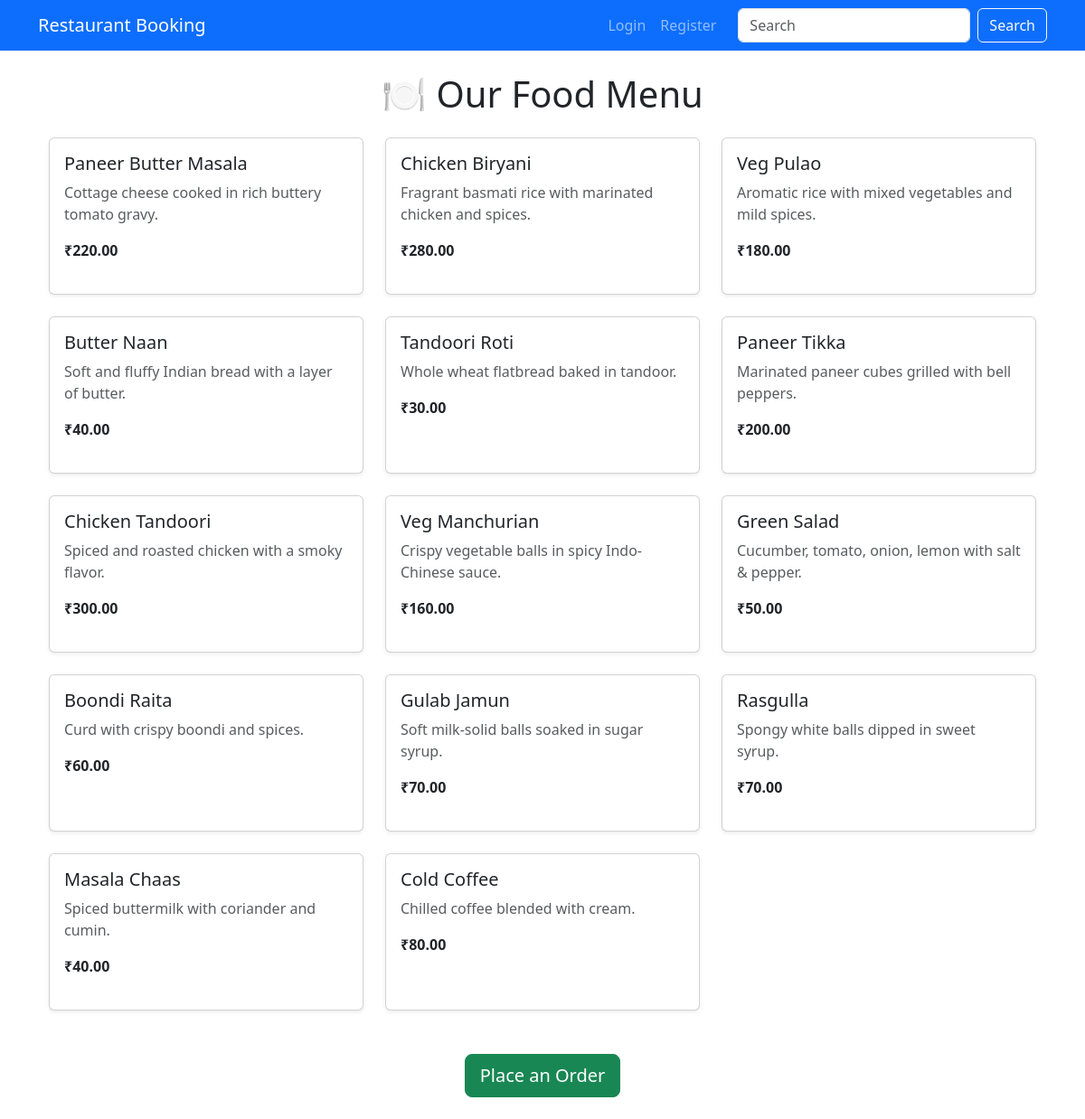
The app's page /menu/ with its own data.
### menu/models.py (models this page shows, shortened)
class FoodItem(models.Model):
    name = models.CharField(max_length=100)
    description = models.TextField(blank=True)
    price = models.DecimalField(max_digits=6, decimal_places=2)
    available = models.BooleanField(default=True)

### menu/views.py (the view)
# urls.py: path('', views.food_menu, name='food_menu'),
def food_menu(request):
    items = FoodItem.objects.filter(available=True)
    return render(request, 'menu/food_menu.html', {'items': items})

### templates/menu/food_menu.html
{% extends 'base.html' %}
{% block content %}
<div class="container">
  <h1 class="mb-4 text-center">🍽️ Our Food Menu</h1>
  <div class="row">
    {% for item in items %}
      <div class="col-md-4 mb-4">
        <div class="card h-100 shadow-sm">
          <div class="card-body">
            <h5 class="card-title">{{ item.name }}</h5>
            <p class="card-text text-muted">{{ item.description }}</p>
            <p class="card-text fw-bold">₹{{ item.price }}</p>
          </div>
        </div>
      </div>
    {% empty %}
      <p class="text-center">No food items available.</p>
    {% endfor %}
  </div>
  <div class="text-center mt-4">
    <a href="{% url 'place_order' %}" class="btn btn-success btn-lg">Place an Order</a>
  </div>
</div>
{% endblock %}

### templates/base.html (style rules this page uses)
.card { margin-bottom: 20px; }

### records on screen
FoodItem: name "Paneer Butter Masala", description "Cottage cheese cooked in rich buttery tomato gravy.", price "220.00"
FoodItem: name "Chicken Biryani", description "Fragrant basmati rice with marinated chicken and spices.", price "280.00"
FoodItem: name "Veg Pulao", description "Aromatic rice with mixed vegetables and mild spices.", price "180.00"
FoodItem: name "Butter Naan", description "Soft and fluffy Indian bread with a layer of butter.", price "40.00"
FoodItem: name "Tandoori Roti", description "Whole wheat flatbread baked in tandoor.", price "30.00"
FoodItem: name "Paneer Tikka", description "Marinated paneer cubes grilled with bell peppers.", price "200.00"
FoodItem: name "Chicken Tandoori", description "Spiced and roasted chicken with a smoky flavor.", price "300.00"
FoodItem: name "Veg Manchurian", description "Crispy vegetable balls in spicy Indo-Chinese sauce.", price "160.00"
FoodItem: name "Green Salad", description "Cucumber, tomato, onion, lemon with salt & pepper.", price "50.00"
FoodItem: name "Boondi Raita", description "Curd with crispy boondi and spices.", price "60.00"
FoodItem: name "Gulab Jamun", description "Soft milk-solid balls soaked in sugar syrup.", price "70.00"
FoodItem: name "Rasgulla", description "Spongy white balls dipped in sweet syrup.", price "70.00"
FoodItem: name "Masala Chaas", description "Spiced buttermilk with coriander and cumin.", price "40.00"
FoodItem: name "Cold Coffee", description "Chilled coffee blended with cream.", price "80.00"
